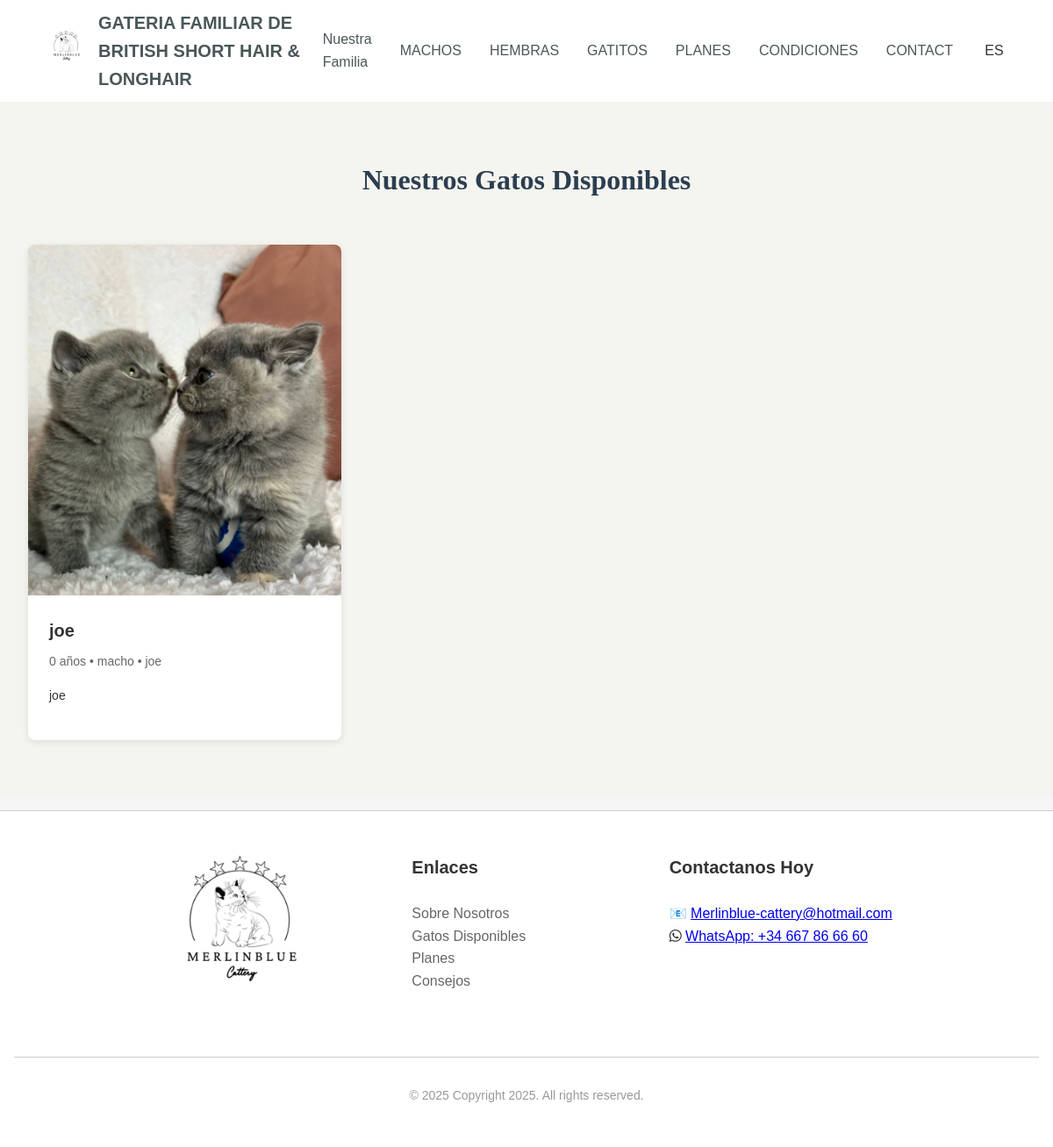
/catlist/cats/, run on an earlier commit of the app's database.
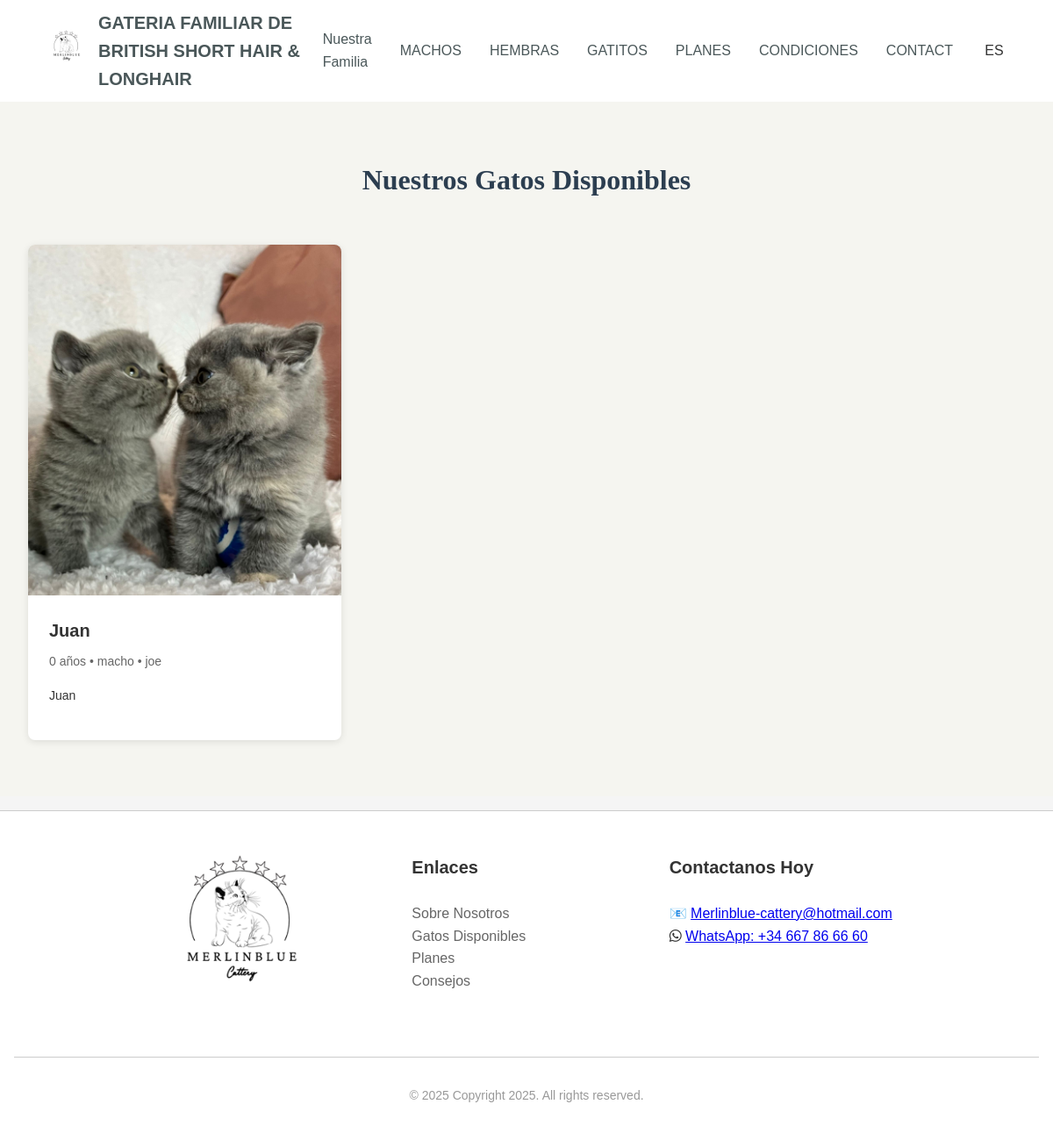
And on a later commit of the database.
### catList/models.py (models this page shows, shortened)
class Cat(models.Model):
    SEX_CHOICES_es = [
        ('macho', 'Macho'),  # Male
        ('hembra', 'Hembra'),  # Female
    ]
    SEX_CHOICES_en = [
        ('male', 'Male'),  # Male
        ('female', 'Female'),  # Female
    ]
    name_es = models.CharField(max_length=100, default="joe", verbose_name="Nombre (ES)")
    name_en = models.CharField(max_length=100, default="joe",verbose_name="Name (EN)", blank=True, null=True)
    age = models.PositiveIntegerField(default=0)  # or any sensible default
    sexo_es = models.CharField(max_length=6, choices=SEX_CHOICES_es, default='macho', verbose_name="Sexo (ES)")
    sexo_en = models.CharField(max_length=6, choices=SEX_CHOICES_en, default='male', verbose_name="Gender (EN)", )
    breed_es = models.CharField(max_length=100, default="joe", verbose_name="Raza (ES)")
    breed_en = models.CharField(max_length=100, default="joe", verbose_name="Breed (EN)")
    description_es = models.TextField(default="joe", verbose_name="Descripción (ES)")
    description_en = models.TextField(default="joe", verbose_name="Description (EN)")
    image = models.ImageField(upload_to='cats/')
    cropping = ImageRatioField('image', '400x500')  # Image cropping
    personality_traits_es = models.CharField(max_length=100, default="joe", verbose_name="Rasgos de personalidad (ES)")
    personality_traits_en = models.CharField(max_length=100, default="joe", verbose_name="Personality Traits (EN)")

### catList/views.py (the view)
# urls.py: path('cats/', views.catList, name="catList"),
def catList(request):
    cats = Cat.objects.all()
    selected_cat = None
    language_code = get_language()  # Get the active language
    if 'selected_cat' in request.GET:
        selected_cat_id = request.GET.get('selected_cat')
        selected_cat = get_object_or_404(Cat, id=selected_cat_id)
    return render(request, 'catList.html', {
        'cats': cats,
        'selected_cat': selected_cat,
        'LANGUAGE_CODE': language_code,  # Pass the active language to the template
    })

### catList/templates/catList.html (shortened to what this page needs)
{% extends 'base.html' %}
{% load i18n %}
{% load static %}
{% block content %}
<section class="cats-section">
  <div class="cats-container">
    <h2 class="section-title">{% trans "Nuestros Gatos Disponibles" %}</h2>
    <div class="cats-grid">
      {% for cat in cats %}
        <form method="GET">
            <div class="cat-card">
              <button type="submit" name="selected_cat" value="{{ cat.id }}" class="cat-card-button">
                <div class="cat-image">
                  <img
                    src="{{ cat.image.url|default:'/static/images/placeholder.svg' }}"
                    alt="{% if LANGUAGE_CODE == 'en' %}{{ cat.name_en }}{% else %}{{ cat.name_es }}{% endif %}"
                  />
                </div>
                <div class="cat-details">
                  <h3 class="cat-name">
                    {% if LANGUAGE_CODE == "es" %}
                      {{ cat.name_en }}
                    {% else %}
                      {{ cat.name_es }}
                    {% endif %}
                  </h3>
                  <p class="cat-info">
                    {{ cat.age }} {% trans "años" %} •
                    {% if LANGUAGE_CODE == "en" %}
                      {{ cat.sexo_es }} • {{ cat.breed_es }}
                    {% else %}
                      {{ cat.sexo_en }} • {{ cat.breed_en }}
                    {% endif %}
                  </p>
                  <p class="cat-description">
                    {% if LANGUAGE_CODE == "es" %}
                      {{ cat.description_en }}
                    {% else %}
                      {{ cat.description_es }}
                    {% endif %}
                  </p>
                </div>
              </button>
            </div>
        </form>
      {% endfor %}
    </div>
  </div>
</section>
{% endblock %}

### core/templates/base.html (shortened to what this page needs)
{% load static %}
{% load i18n %}
<!DOCTYPE html>
<html lang="{% get_current_language as LANGUAGE_CODE %}{{ LANGUAGE_CODE }}">
<head>
    <link rel="stylesheet" href="https://cdnjs.cloudflare.com/ajax/libs/font-awesome/6.4.2/css/all.min.css">
    <link href="{% static 'css/styles.css' %}" rel="stylesheet">
</head>
<body>
<header>
    <nav class="navbar">
        <div class="container">
            <div class="navbar-content">
                <div class="logo-section">
                    <img src="/media/merlinBlueLogo.png" alt="Cat Logo" class="logo"/>
                    <span class="brand-name">{% trans "GATERIA FAMILIAR DE BRITISH SHORT HAIR & LONGHAIR" %}</span>
                </div>
                <div class="nav-links">
                    <a href="{% url 'home' %}" class="nav-link">{% trans "Nuestra Familia" %}</a>
                    <a href="{% url 'machos' %}" class="nav-link">{% trans "MACHOS" %}</a>
                    <a href="{% url 'hembras' %}" class="nav-link">{% trans "HEMBRAS" %}</a>
                    <a href="{% url 'catList' %}" class="nav-link">{% trans "GATITOS" %}</a>
                    <a href="{% url 'catList' %}" class="nav-link">{% trans "PLANES" %}</a>
                    <a href="{% url 'catList' %}" class="nav-link">{% trans "CONDICIONES" %}</a>
                    <a href="?contact=1" class="nav-link" style="text-decoration: none;">{% trans "CONTACT" %}</a>
                    <div class="language-dropdown">
                        <span id="selected-lang" onclick="toggleDropdown()">
                            {% get_current_language as LANGUAGE_CODE %}
                            {% if LANGUAGE_CODE == "en" %}
                                ES
                            {% else %}
                                EN
                            {% endif %}
                        </span>
                    </div>
                </div>
            </div>
        </div>
    </nav>
</header>
<main>
    {% block content %}{% endblock %}
</main>
<footer class="footer-wrapper">
    <div class="footer-container">
        <div class="footer-grid">
            <div class="footer-column">
                <img src="/media/merlinBlueLogo.png" alt="Logo" class="footer-logo" />
            </div>
            <div class="footer-column">
                <h3 class="footer-heading">{% trans "Enlaces" %}</h3>
                <ul class="footer-links">
                    <li><a href="/about" class="footer-link">{% trans "Sobre Nosotros" %}</a></li>
                    <li><a href="{% url 'catList' %}" class="footer-link">{% trans "Gatos Disponibles" %}</a></li>
                    <li><a href="{% url 'home' %}" class="footer-link">{% trans "Planes" %}</a></li>
                    <li><a href="{% url 'home' %}" class="footer-link">{% trans "Consejos" %}</a></li>
                </ul>
            </div>
            <div class="footer-column">
                <h3 class="footer-heading">{% trans "Contactanos Hoy" %}</h3>
                <ul class="footer-links">
                    <li>
                        <p>📧 <a href="mailto:Merlinblue-cattery@hotmail.com" class="modal-contact-link">Merlinblue-cattery@hotmail.com</a></p>
                    </li>
                    <li>
                        <p><i class="fa-brands fa-whatsapp"></i> <a href="https://wa.me/34667866660" target="_blank" class="modal-contact-link"> WhatsApp: +34 667 86 66 60</a></p>
                    </li>
                </ul>
            </div>
        </div>
        <div class="footer-bottom">
            <p>&copy; 2025 {% trans "Copyright 2025. All rights reserved." %}</p>
        </div>
    </div>
</footer>
</body>
</html>

### static/css/styles.css (style rules this page uses)
* { margin: 0; padding: 0; box-sizing: border-box; }
.navbar { background-color: white; box-shadow: 0 2px 4px rgba(0, 0, 0, 0.1); width: 100%; padding: 10px 20px; top: 0; left: 0; z-index: 1000; }
.container { max-width: 1280px; margin: 0 auto; padding: 0 16px; }
.navbar-content { display: flex; justify-content: space-between; align-items: center; max-width: 1280px; margin: 0 auto; width: 100%; padding: 0 16px; }
.logo-section { display: flex; align-items: center; }
.logo { height: 48px; width: 48px; border-radius: 50%; object-fit: cover; }
.brand-name { margin-left: 12px; font-size: 1.25rem; font-weight: 600; color: #4a5759; }
.nav-links { display: flex; gap: 32px; align-items: center; }
.nav-link { font-size: 1rem; font-weight: 500; color: #4a5759; text-decoration: none; transition: color 0.2s; }
#selected-lang { border-radius: 5px; transition: background 0.3s ease, color 0.3s ease; display: inline-block; cursor: pointer; text-align: center; }
.language-dropdown { position: relative; display: inline-block; text-align: center; min-width: 30px; align-content: center; justify-content: center; }
.cats-section { background-color: #f5f5f0; padding: 4rem 1rem; }
.cats-container { max-width: 1200px; margin: 0 auto; padding: 0 1rem; }
.section-title { font-size: 2rem; font-family: "Times New Roman", serif; text-align: center; margin-bottom: 3rem; }
.cats-grid { display: grid; grid-template-columns: 1fr; gap: 2rem; }
@media (min-width: 768px) { .cats-grid { grid-template-columns: repeat(2, 1fr); } }
@media (min-width: 1024px) { .cats-grid { grid-template-columns: repeat(3, 1fr); } }
.cat-card { background-color: white; border-radius: 0.5rem; box-shadow: 0 2px 8px rgba(0, 0, 0, 0.1); overflow: hidden; transition: transform 0.4s ease; }
.cat-card-button { all: unset; display: block; width: 100%; cursor: pointer; text-align: left; }
.cat-image { position: relative; height: 400px; overflow: hidden; }
.cat-image img { width: 100%; height: 100%; object-fit: cover; }
.cat-details { padding: 1.5rem; }
.cat-name { font-size: 1.25rem; font-weight: bold; margin-bottom: 0.5rem; }
.cat-info { color: #666; font-size: 0.875rem; margin-bottom: 1rem; }
.cat-description { color: #333; font-size: 0.875rem; margin-bottom: 1rem; }
body { font-family: Arial, sans-serif; margin: 0; padding: 0; box-sizing: border-box; color: #333; background-color: #f5f5f5; line-height: 1.6; }
h1, h2 { color: #2c3e50; }
section { margin: 0 auto; max-width: 1200px; }
.footer-wrapper { margin-top: 1rem; background-color: white; border-top: 1px solid #ccc; padding: 3rem 1rem; }
.footer-container { max-width: 1200px; margin: 0 auto; display: flex; flex-direction: column; gap: 2rem; }
.footer-grid { padding-inline: 10rem; justify-content: center; display: grid; grid-template-columns: repeat(3, 1fr);; gap: 2rem; }
.footer-column { display: flex; flex-direction: column; gap: 1rem; }
.footer-logo { width: 200px; height: 200px; }
.footer-heading { width: 100%; font-size: 1.25rem; font-weight: bold; margin-bottom: 0.5rem; }
.footer-links { width: 100%; list-style: none; padding: 0; margin: 0; }
.footer-link { text-decoration: none; color: #666; transition: color 0.3s ease; }
.footer-bottom { border-top: 1px solid #ccc; padding-top: 2rem; text-align: center; font-size: 0.875rem; color: #999; }

What changed in the data, as far as the page shows it:
changed Cat "macho": name_es "joe" → "Juan"; description_es "joe" → "Juan"
